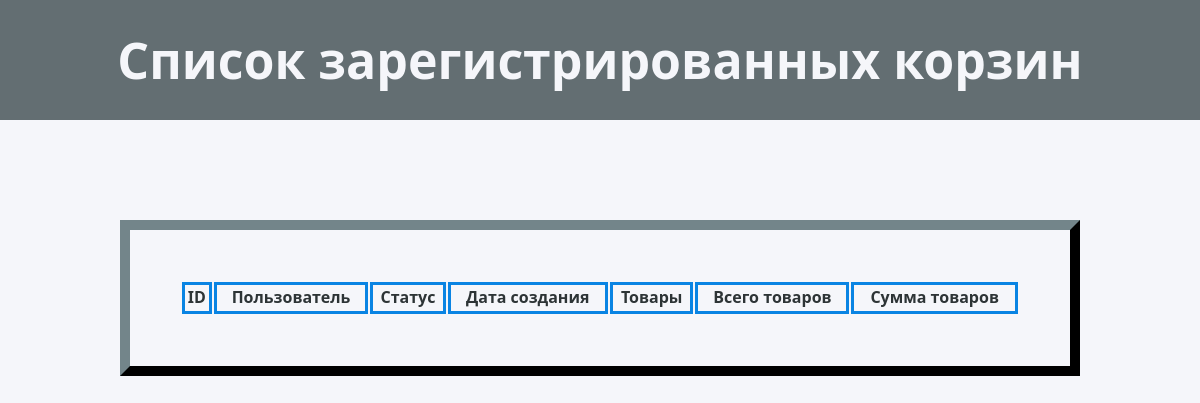
The app's page /carts/, older data.
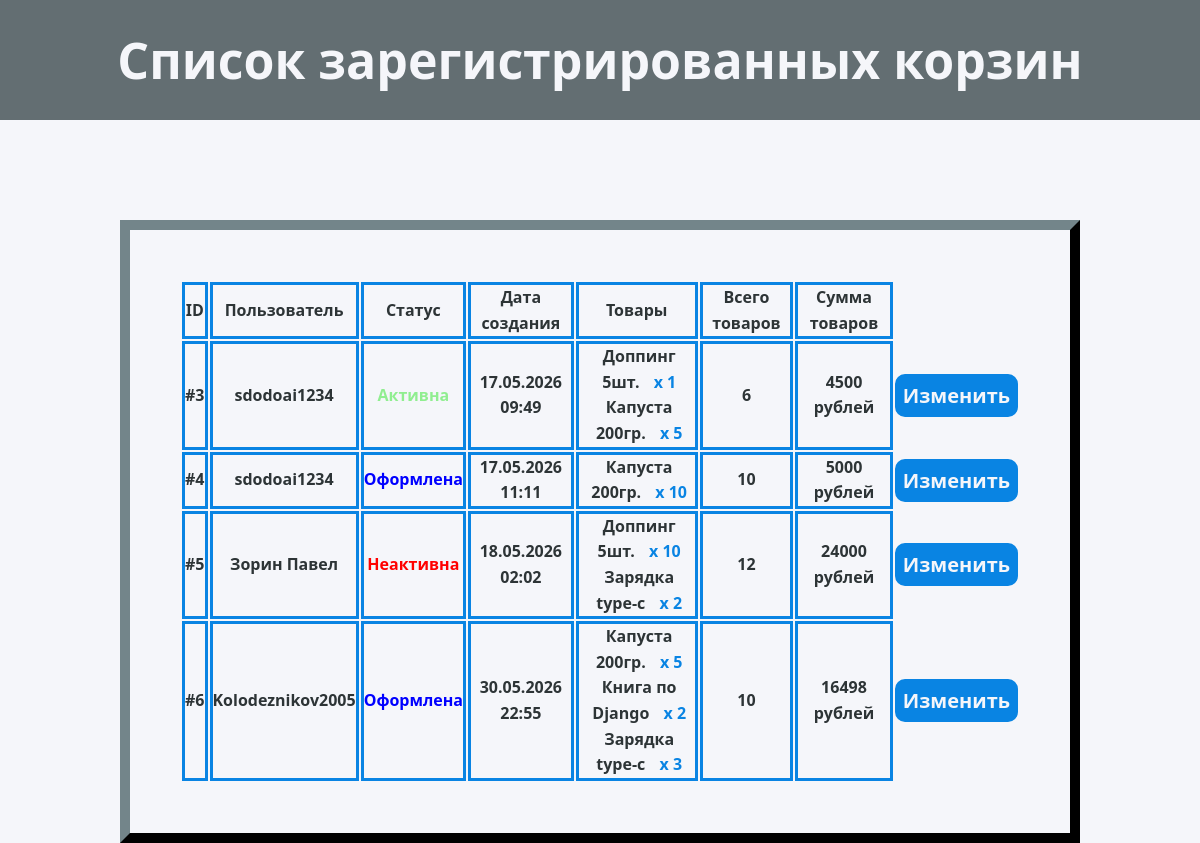
The same page, newer data.
### store/models.py (models this page shows, shortened)
class Carts(models.Model):
    STATUS_CHOICES = (
        ("Active", "Активна"),
        ("Completed", "Оформлена"),
        ("Closed", "Неактивна")
    )
    customer = models.ForeignKey(Customers, on_delete=models.CASCADE, related_name="carts", verbose_name="Покупатель")
    status = models.CharField("Статус", max_length=20, choices=STATUS_CHOICES, default="Active")
    created_at = models.DateTimeField("Дата и время создания", auto_now_add=True)
    updated_at = models.DateTimeField("Дата и время обновления", auto_now=True)
    class Meta:
        verbose_name = "Корзина"
        verbose_name_plural = "Корзины"
        ordering = ["-updated_at", "-created_at"]
        """Строго максимум одна активная корзина на одного пользователя"""
        constraints = [models.UniqueConstraint(
            fields = ['customer'],
            condition=Q(status='active'),
            name='unique_active_cart_per_buyer'
        )]
    def products_amount(self):
        return self.products.aggregate(total=Sum("quantity"))['total'] or 0
    def total_price(self):
        result = self.products.aggregate(
            total=Sum(F('product__price') * F('quantity'), output_field=DecimalField())
        )
        return result['total'] or 0

class Customers(models.Model):
    name = models.CharField("Имя покупателя", max_length=100)
    email = models.EmailField("email", unique=True)
    phone = models.CharField("Телефон", max_length=20, blank=True)
    created_at = models.DateTimeField("Дата и время регистрации", auto_now_add=True)
    class Meta:
        verbose_name = "Покупатель"
        verbose_name_plural = "Покупатели"
    def __str__(self):
        return self.name

class CartsProducts(models.Model):
    cart = models.ForeignKey(Carts, on_delete=models.CASCADE, related_name="products", verbose_name="Корзина")
    product = models.ForeignKey(Products, on_delete=models.CASCADE, verbose_name="Товар")
    quantity = models.PositiveIntegerField("Количество", default=1)
    class Meta:
        verbose_name = "Позиция корзины"
        verbose_name_plural = "Позиции"
        unique_together = ("cart", "product") # !!! Корзина и товары должны отображаться уникальные друг по отношению к другу
    def __str__(self):
        return f'{self.product}'

class Products(models.Model):
    name = models.CharField("Наименование товара", max_length=200)
    price = models.DecimalField("Цена", max_digits=10, decimal_places=2)
    description = models.TextField("Описание", blank=True)
    image = models.URLField("Ссылка на изображение", blank=True, null=True)
    class Meta:
        verbose_name = "Товар"
        verbose_name_plural = "Товары"
    def __str__(self):
        return self.name

### store/views.py (the view)
# urls.py: path('carts/', views.carts_list, name='carts_list'),
def carts_list(request):
    context = {
        'carts': Carts.objects.select_related("customer").prefetch_related(
        Prefetch("products", queryset=CartsProducts.objects.select_related("product"))
        ).annotate(items_count=Count("products"))
    }
    return render(request, 'carts/carts_list.html', context)

### store/templates/carts/carts_list.html (shortened to what this page needs)
{% load static %}
<!DOCTYPE html>
<html lang="ru">
<head>
    <link rel="stylesheet" href="{% static 'store/css/carts_list.css' %}">
</head>
<body>
    <h1 class="heading">Список зарегистрированных корзин</h1>
    <main>
        {% include 'store/cart_block.html' %}
    </main>
</body>
</html>

### store/templates/store/cart_block.html
{% load static %}
<table class="carts-tb">
    <thead>
        <tr>
            <th>ID</th>
            <th>Пользователь</th>
            <th>Статус</th>
            <th>Дата создания</th>
            <th>Товары</th>
            <th>Всего товаров</th>
            <th>Сумма товаров</th>
        </tr>
    </thead>
    <tbody>
        {% for cart in carts %}
            <tr class="align-rows">
                <td>#{{cart.id}}</td>
                <td>{{cart.customer}}</td>
                <td class="cart_status--{{cart.status}}">{{ cart.get_status_display }}</td>
                <td>{{ cart.created_at|date:"d.m.Y H:i" }}</td>
                <td>
                    <ul class="prod-list">
                        {% for item in cart.products.all %}
                            <li>{{item}} <span class="quantity-st">x {{item.quantity}}</span></li>
                        {% empty %}
                            <li>Данные о товарах отсутствуют.</li>
                        {% endfor %}
                    </ul>
                </td>
                <td class="prod-amount"> {{ cart.products_amount }} </td>
                <td>{{cart.total_price}} рублей</td>
                <td class="btn-row"><button class="editcart-btn">Изменить</button></td>
            </tr>
        {% endfor %}
    </tbody>
    </table>

Row changes from the older to the newer data that the page shows:
added Carts: id "3", customer "sdodoai1234", status "Активна", created_at "17.05.2026 09:49", products_amount "6", total_price "4500"
added CartsProducts: product.name "Доппинг 5шт.", quantity "1", shown under "3"
added CartsProducts: product.name "Капуста 200гр.", quantity "5", shown under "3"
added Carts: id "4", customer "sdodoai1234", status "Оформлена", created_at "17.05.2026 11:11", products_amount "10", total_price "5000"
added CartsProducts: product.name "Капуста 200гр.", quantity "10", shown under "4"
added Carts: id "5", customer "Зорин Павел", status "Неактивна", created_at "18.05.2026 02:02", products_amount "12", total_price "24000"
added CartsProducts: product.name "Доппинг 5шт.", quantity "10", shown under "5"
added CartsProducts: product.name "Зарядка type-c", quantity "2", shown under "5"
added Carts: id "6", customer "Kolodeznikov2005", status "Оформлена", created_at "30.05.2026 22:55", products_amount "10", total_price "16498"
added CartsProducts: product.name "Капуста 200гр.", quantity "5", shown under "6"
added CartsProducts: product.name "Книга по Django", quantity "2", shown under "6"
added CartsProducts: product.name "Зарядка type-c", quantity "3", shown under "6"
